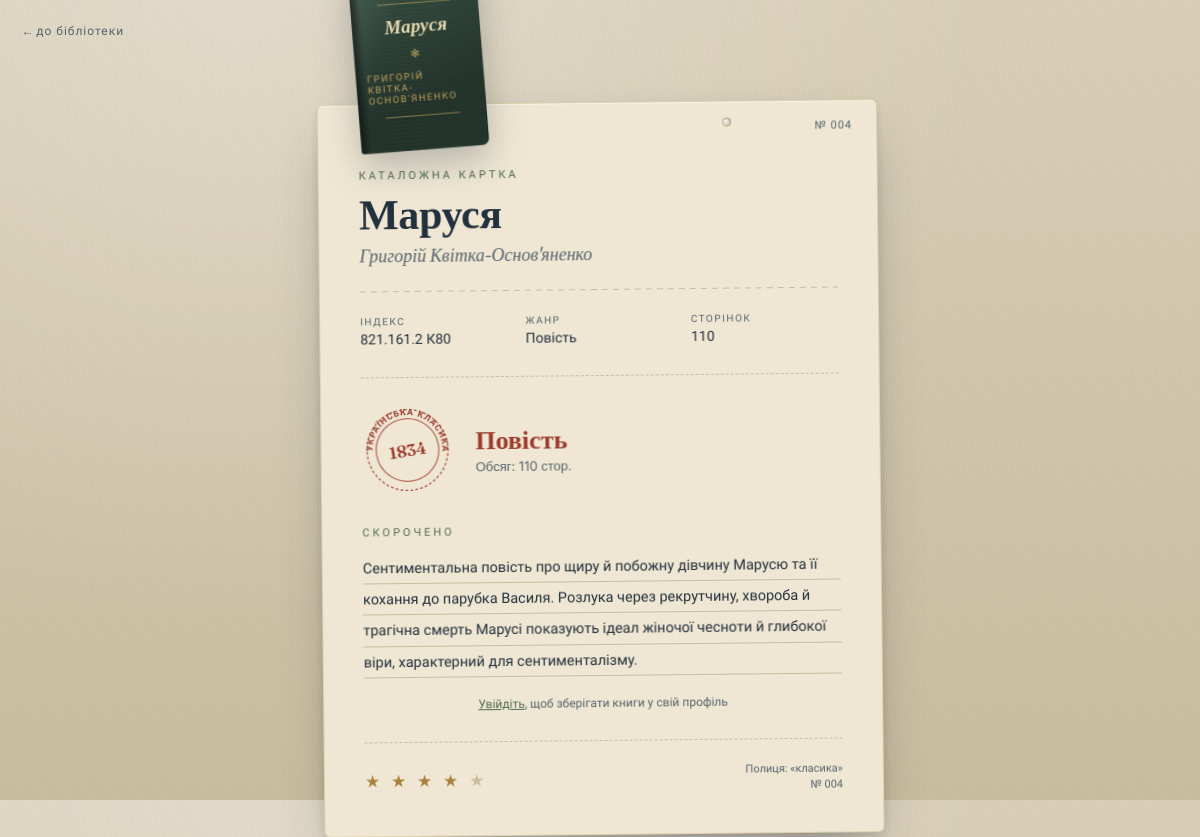
Screenshot of /book/4/ with the database file from the repository.
### library/models.py (models this page shows, shortened)
class Book(models.Model):
    title = models.CharField("Назва", max_length=200)
    author = models.CharField("Автор", max_length=200)
    catalog_index = models.CharField(
        "Каталожний індекс", max_length=50, blank=True,
        help_text="Наприклад: 821.161.2 Ш37"
    )
    genre = models.CharField("Жанр", max_length=100, blank=True)
    year = models.CharField("Рік написання", max_length=20, blank=True)
    pages_total = models.PositiveIntegerField("Обсяг (сторінок)", default=0)
    summary = models.TextField("Скорочено (короткий переказ)", blank=True)
    rating = models.PositiveSmallIntegerField("Оцінка (0-5)", default=5)
    shelf_label = models.CharField("Назва полиці", max_length=100, default="класика")
    order = models.PositiveIntegerField("Порядок на полиці", default=0)
    class Meta:
        ordering = ["order", "id"]

### library/views.py (the view)
# urls.py: path('book/<int:book_id>/', book_detail, name='book_detail'),
def book_detail(request, book_id):
    book = get_object_or_404(Book, id=book_id)
    is_saved = False
    if request.user.is_authenticated:
        is_saved = SavedBook.objects.filter(user=request.user, book=book).exists()
    return render(request, 'book_detail.html', {'book': book, 'is_saved': is_saved})

### library/templates/book_detail.html (shortened to what this page needs)
<!DOCTYPE html>
<html lang="uk">
<head>
</head>
<body>
<div class="back-link" style="display:flex; gap:16px; align-items:center;">
    <a href="{% url 'home' %}">← до бібліотеки</a>
</div>
<div class="scene">
    <div class="cover-wrap">
        <div class="cover">
            <div class="cover-rule top"></div>
            <div class="cover-title">{{ book.title }}</div>
            <div class="cover-ornament">✻</div>
            <div class="cover-author">{{ book.author }}</div>
            <div class="cover-rule bottom"></div>
        </div>
    </div>
    <div class="card">
        <div class="holes"><span></span><span></span></div>
        <div class="card-no">№ {{ book.id|stringformat:"03d" }}</div>
        <div class="eyebrow">Каталожна картка</div>
        <h1>{{ book.title }}</h1>
        <div class="author">{{ book.author }}</div>
        <div class="divider"></div>
        <dl class="meta-grid">
            <div>
                <dt>Індекс</dt>
                <dd>{{ book.catalog_index|default:"—" }}</dd>
            </div>
            <div>
                <dt>Жанр</dt>
                <dd>{{ book.genre|default:"—" }}</dd>
            </div>
            <div>
                <dt>Сторінок</dt>
                <dd>{{ book.pages_total }}</dd>
            </div>
        </dl>
        <div class="progress-zone">
            <div class="stamp">
                <svg viewBox="0 0 100 100">
                    <defs>
                        <path id="circlePath" d="M 50,50 m -38,0 a 38,38 0 1,1 76,0 a 38,38 0 1,1 -76,0" />
                    </defs>
                    <circle cx="50" cy="50" r="44" fill="none" stroke="var(--stamp-red)" stroke-width="1.4" stroke-dasharray="3,2.4" opacity=".85"/>
                    <circle cx="50" cy="50" r="34" fill="none" stroke="var(--stamp-red)" stroke-width="1.4" opacity=".7"/>
                    <text class="stamp-label">
                        <textPath href="#circlePath" startOffset="2%">УКРАЇНСЬКА КЛАСИКА</textPath>
                    </text>
                    <text x="50" y="57" text-anchor="middle" font-family="Fraunces, serif" font-weight="600" font-size="18" fill="var(--stamp-red)">{{ book.year|default:"—" }}</text>
                </svg>
            </div>
            <div class="progress-text">
                <div class="pct">{{ book.genre|default:"Художня література" }}</div>
                <div class="label">Обсяг: {{ book.pages_total|default:"—" }} стор.</div>
            </div>
        </div>
        {% if book.summary %}
        <div class="notes">
            <div class="eyebrow">Скорочено</div>
            <div class="note-lines">{{ book.summary }}</div>
        </div>
        {% endif %}
        {% if user.is_authenticated %}
        <form method="post" action="{% url 'toggle_save' book.id %}">
            {% csrf_token %}
            <button type="submit" class="save-btn {% if is_saved %}saved{% endif %}">
                {% if is_saved %}🔖 Збережено — прибрати{% else %}🔖 Зберегти книгу{% endif %}
            </button>
        </form>
        {% else %}
        <p class="login-hint"><a href="{% url 'login' %}">Увійдіть</a>, щоб зберігати книги у свій профіль</p>
        {% endif %}
        <div class="footer-row">
            <div class="stars">
                {% for i in "12345" %}
                    {% if forloop.counter <= book.rating %}★{% else %}<span class="dim">★</span>{% endif %}
                {% endfor %}
            </div>
            <div class="due">
                Полиця: «{{ book.shelf_label }}»<br>
                № {{ book.id|stringformat:"03d" }}
            </div>
        </div>
    </div>
</div>
</body>
</html>

### rows the page displays
Book: title "Маруся", author "ГРИГОРІЙ КВІТКА-ОСНОВ'ЯНЕНКО", id "004", author "Григорій Квітка-Основ'яненко", catalog_index "821.161.2 К80", genre "Повість", pages_total "110", year "1834", summary "Сентиментальна повість про щиру й побожну дівчину Марусю та її кохання до парубка Василя. Розлука через рекрутчину, хвороба й трагічна смерть Марусі показують ідеал жіночої чесноти й глибокої віри, характерний для сентименталізму.", rating 4 (drawn), shelf_label "класика"
